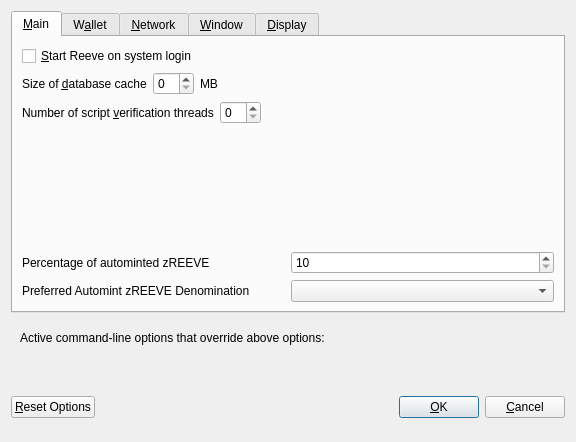
<?xml version="1.0" encoding="UTF-8"?>
<ui version="4.0">
 <class>OptionsDialog</class>
 <widget class="QDialog" name="OptionsDialog">
  <property name="geometry">
   <rect>
    <x>0</x>
    <y>0</y>
    <width>576</width>
    <height>442</height>
   </rect>
  </property>
  <property name="windowTitle">
   <string>Options</string>
  </property>
  <property name="modal">
   <bool>true</bool>
  </property>
  <layout class="QVBoxLayout" name="verticalLayout">
   <item>
    <widget class="QTabWidget" name="tabWidget">
     <property name="currentIndex">
      <number>0</number>
     </property>
     <widget class="QWidget" name="tabMain">
      <attribute name="title">
       <string>&amp;Main</string>
      </attribute>
      <layout class="QVBoxLayout" name="verticalLayout_Main">
       <item>
        <widget class="QCheckBox" name="bitcoinAtStartup">
         <property name="toolTip">
          <string>Automatically start Reeve after logging in to the system.</string>
         </property>
         <property name="text">
          <string>&amp;Start Reeve on system login</string>
         </property>
        </widget>
       </item>
       <item>
        <layout class="QHBoxLayout" name="horizontalLayout_2_Main">
         <item>
          <widget class="QLabel" name="databaseCacheLabel">
           <property name="text">
            <string>Size of &amp;database cache</string>
           </property>
           <property name="textFormat">
            <enum>Qt::PlainText</enum>
           </property>
           <property name="buddy">
            <cstring>databaseCache</cstring>
           </property>
          </widget>
         </item>
         <item>
          <widget class="QSpinBox" name="databaseCache"/>
         </item>
         <item>
          <widget class="QLabel" name="databaseCacheUnitLabel">
           <property name="text">
            <string>MB</string>
           </property>
           <property name="textFormat">
            <enum>Qt::PlainText</enum>
           </property>
          </widget>
         </item>
         <item>
          <spacer name="horizontalSpacer_2_Main">
           <property name="orientation">
            <enum>Qt::Horizontal</enum>
           </property>
           <property name="sizeHint" stdset="0">
            <size>
             <width>40</width>
             <height>20</height>
            </size>
           </property>
          </spacer>
         </item>
        </layout>
       </item>
       <item>
        <layout class="QHBoxLayout" name="horizontalLayout_3_Main">
         <item>
          <widget class="QLabel" name="threadsScriptVerifLabel">
           <property name="text">
            <string>Number of script &amp;verification threads</string>
           </property>
           <property name="textFormat">
            <enum>Qt::PlainText</enum>
           </property>
           <property name="buddy">
            <cstring>threadsScriptVerif</cstring>
           </property>
          </widget>
         </item>
         <item>
          <widget class="QSpinBox" name="threadsScriptVerif">
           <property name="toolTip">
            <string>(0 = auto, &lt;0 = leave that many cores free)</string>
           </property>
          </widget>
         </item>
         <item>
          <spacer name="horizontalSpacer_3_Main">
           <property name="orientation">
            <enum>Qt::Horizontal</enum>
           </property>
           <property name="sizeHint" stdset="0">
            <size>
             <width>40</width>
             <height>20</height>
            </size>
           </property>
          </spacer>
         </item>
        </layout>
       </item>
       <item>
        <spacer name="verticalSpacer_2">
         <property name="orientation">
          <enum>Qt::Vertical</enum>
         </property>
         <property name="sizeHint" stdset="0">
          <size>
           <width>20</width>
           <height>40</height>
          </size>
         </property>
        </spacer>
       </item>
       <item>
        <layout class="QHBoxLayout" name="horizontalLayout_3">
         <item>
          <widget class="QLabel" name="percentage_label">
           <property name="toolTip">
            <string>Percentage of incoming REEVE which get automatically converted to zREEVE via Zerocoin Protocol (min: 10%)</string>
           </property>
           <property name="text">
            <string>Percentage of autominted zREEVE</string>
           </property>
          </widget>
         </item>
         <item>
          <widget class="QSpinBox" name="zeromintPercentage">
           <property name="minimum">
            <number>10</number>
           </property>
           <property name="maximum">
            <number>100</number>
           </property>
          </widget>
         </item>
        </layout>
       </item>
       <item>
        <layout class="QHBoxLayout" name="horizontalLayout" stretch="0,0">
         <property name="sizeConstraint">
          <enum>QLayout::SetFixedSize</enum>
         </property>
         <item>
          <widget class="QLabel" name="labelPreferredDenom">
           <property name="maximumSize">
            <size>
             <width>16777215</width>
             <height>16777215</height>
            </size>
           </property>
           <property name="toolTip">
            <string>Wait with automatic conversion to Zerocoin until enough REEVE for this denomination is available</string>
           </property>
           <property name="text">
            <string>Preferred Automint zREEVE Denomination</string>
           </property>
          </widget>
         </item>
         <item>
          <widget class="QComboBox" name="preferredDenom">
           <property name="maximumSize">
            <size>
             <width>16777215</width>
             <height>27</height>
            </size>
           </property>
           <property name="toolTip">
            <string>Wait with automatic conversion to Zerocoin until enough REEVE for this denomination is available</string>
           </property>
           <property name="maxVisibleItems">
            <number>9</number>
           </property>
           <property name="maxCount">
            <number>9</number>
           </property>
          </widget>
         </item>
        </layout>
       </item>
      </layout>
     </widget>
     <widget class="QWidget" name="tabWallet">
      <attribute name="title">
       <string>W&amp;allet</string>
      </attribute>
      <layout class="QVBoxLayout" name="verticalLayout_Wallet">
       <item>
        <widget class="QGroupBox" name="groupBox">
         <property name="title">
          <string>Expert</string>
         </property>
         <layout class="QVBoxLayout" name="verticalLayout_2">
          <item>
           <widget class="QCheckBox" name="coinControlFeatures">
            <property name="toolTip">
             <string>Whether to show coin control features or not.</string>
            </property>
            <property name="text">
             <string>Enable coin &amp;control features</string>
            </property>
           </widget>
          </item>
          <item>
           <widget class="QCheckBox" name="showMasternodesTab">
            <property name="toolTip">
             <string>Show additional tab listing all your masternodes in first sub-tab&lt;br/&gt;and all masternodes on the network in second sub-tab.</string>
            </property>
            <property name="text">
             <string>Show Masternodes Tab</string>
            </property>
           </widget>
          </item>
          <item>
           <widget class="QCheckBox" name="spendZeroConfChange">
            <property name="toolTip">
             <string>If you disable the spending of unconfirmed change, the change from a transaction&lt;br/&gt;cannot be used until that transaction has at least one confirmation.&lt;br/&gt;This also affects how your balance is computed.</string>
            </property>
            <property name="text">
             <string>&amp;Spend unconfirmed change</string>
            </property>
           </widget>
          </item>
         </layout>
        </widget>
       </item>
       <item>
        <spacer name="verticalSpacer_Wallet">
         <property name="orientation">
          <enum>Qt::Vertical</enum>
         </property>
         <property name="sizeHint" stdset="0">
          <size>
           <width>20</width>
           <height>40</height>
          </size>
         </property>
        </spacer>
       </item>
      </layout>
     </widget>
     <widget class="QWidget" name="tabNetwork">
      <attribute name="title">
       <string>&amp;Network</string>
      </attribute>
      <layout class="QVBoxLayout" name="verticalLayout_Network">
       <item>
        <widget class="QCheckBox" name="mapPortUpnp">
         <property name="toolTip">
          <string>Automatically open the Reeve client port on the router. This only works when your router supports UPnP and it is enabled.</string>
         </property>
         <property name="text">
          <string>Map port using &amp;UPnP</string>
         </property>
        </widget>
       </item>
       <item>
        <widget class="QCheckBox" name="allowIncoming">
         <property name="toolTip">
          <string>Accept connections from outside</string>
         </property>
         <property name="text">
          <string>Allow incoming connections</string>
         </property>
        </widget>
       </item>
       <item>
        <widget class="QCheckBox" name="connectSocks">
         <property name="toolTip">
          <string>Connect to the Reeve network through a SOCKS5 proxy.</string>
         </property>
         <property name="text">
          <string>&amp;Connect through SOCKS5 proxy (default proxy):</string>
         </property>
        </widget>
       </item>
       <item>
        <layout class="QHBoxLayout" name="horizontalLayout_1_Network">
         <item>
          <widget class="QLabel" name="proxyIpLabel">
           <property name="text">
            <string>Proxy &amp;IP:</string>
           </property>
           <property name="textFormat">
            <enum>Qt::PlainText</enum>
           </property>
           <property name="buddy">
            <cstring>proxyIp</cstring>
           </property>
          </widget>
         </item>
         <item>
          <widget class="QValidatedLineEdit" name="proxyIp">
           <property name="minimumSize">
            <size>
             <width>140</width>
             <height>0</height>
            </size>
           </property>
           <property name="maximumSize">
            <size>
             <width>140</width>
             <height>16777215</height>
            </size>
           </property>
           <property name="toolTip">
            <string>IP address of the proxy (e.g. IPv4: 127.0.0.1 / IPv6: ::1)</string>
           </property>
          </widget>
         </item>
         <item>
          <widget class="QLabel" name="proxyPortLabel">
           <property name="text">
            <string>&amp;Port:</string>
           </property>
           <property name="textFormat">
            <enum>Qt::PlainText</enum>
           </property>
           <property name="buddy">
            <cstring>proxyPort</cstring>
           </property>
          </widget>
         </item>
         <item>
          <widget class="QLineEdit" name="proxyPort">
           <property name="minimumSize">
            <size>
             <width>55</width>
             <height>0</height>
            </size>
           </property>
           <property name="maximumSize">
            <size>
             <width>55</width>
             <height>16777215</height>
            </size>
           </property>
           <property name="toolTip">
            <string>Port of the proxy (e.g. 9050)</string>
           </property>
          </widget>
         </item>
         <item>
          <spacer name="horizontalSpacer_1_Network">
           <property name="orientation">
            <enum>Qt::Horizontal</enum>
           </property>
           <property name="sizeHint" stdset="0">
            <size>
             <width>40</width>
             <height>20</height>
            </size>
           </property>
          </spacer>
         </item>
        </layout>
       </item>
       <item>
        <spacer name="verticalSpacer_Network">
         <property name="orientation">
          <enum>Qt::Vertical</enum>
         </property>
         <property name="sizeHint" stdset="0">
          <size>
           <width>20</width>
           <height>40</height>
          </size>
         </property>
        </spacer>
       </item>
      </layout>
     </widget>
     <widget class="QWidget" name="tabWindow">
      <attribute name="title">
       <string>&amp;Window</string>
      </attribute>
      <layout class="QVBoxLayout" name="verticalLayout_Window">
       <item>
        <widget class="QCheckBox" name="minimizeToTray">
         <property name="toolTip">
          <string>Show only a tray icon after minimizing the window.</string>
         </property>
         <property name="text">
          <string>&amp;Minimize to the tray instead of the taskbar</string>
         </property>
        </widget>
       </item>
       <item>
        <widget class="QCheckBox" name="minimizeOnClose">
         <property name="toolTip">
          <string>Minimize instead of exit the application when the window is closed. When this option is enabled, the application will be closed only after selecting Quit in the menu.</string>
         </property>
         <property name="text">
          <string>M&amp;inimize on close</string>
         </property>
        </widget>
       </item>
       <item>
        <spacer name="verticalSpacer_Window">
         <property name="orientation">
          <enum>Qt::Vertical</enum>
         </property>
         <property name="sizeHint" stdset="0">
          <size>
           <width>20</width>
           <height>40</height>
          </size>
         </property>
        </spacer>
       </item>
      </layout>
     </widget>
     <widget class="QWidget" name="tabDisplay">
      <attribute name="title">
       <string>&amp;Display</string>
      </attribute>
      <layout class="QVBoxLayout" name="verticalLayout_Display">
       <item>
        <layout class="QHBoxLayout" name="horizontalLayout_1_Display">
         <item>
          <widget class="QLabel" name="langLabel">
           <property name="text">
            <string>User Interface &amp;language:</string>
           </property>
           <property name="textFormat">
            <enum>Qt::PlainText</enum>
           </property>
           <property name="buddy">
            <cstring>lang</cstring>
           </property>
          </widget>
         </item>
         <item>
          <widget class="QValueComboBox" name="lang">
           <property name="toolTip">
            <string>The user interface language can be set here. This setting will take effect after restarting Reeve.</string>
           </property>
          </widget>
         </item>
        </layout>
       </item>
       <item>
        <widget class="QLabel" name="label_3">
         <property name="toolTip">
          <string notr="true"/>
         </property>
         <property name="statusTip">
          <string notr="true"/>
         </property>
         <property name="whatsThis">
          <string notr="true"/>
         </property>
         <property name="accessibleName">
          <string notr="true"/>
         </property>
         <property name="text">
          <string>Language missing or translation incomplete? Help contributing translations here:
https://www.transifex.com/reeve-project/reeve-project-translations</string>
         </property>
         <property name="wordWrap">
          <bool>true</bool>
         </property>
         <property name="openExternalLinks">
          <bool>true</bool>
         </property>
         <property name="textInteractionFlags">
          <set>Qt::TextBrowserInteraction</set>
         </property>
        </widget>
       </item>
       <item>
        <layout class="QHBoxLayout" name="horizontalLayout_4_Display" stretch="0,0">
         <item>
          <widget class="QLabel" name="themeLabel">
           <property name="text">
            <string>User Interface Theme:</string>
           </property>
          </widget>
         </item>
         <item>
          <widget class="QValueComboBox" name="theme"/>
         </item>
        </layout>
       </item>
       <item>
        <widget class="Line" name="line">
         <property name="orientation">
          <enum>Qt::Horizontal</enum>
         </property>
        </widget>
       </item>
       <item>
        <layout class="QHBoxLayout" name="horizontalLayout_2_Display">
         <item>
          <widget class="QLabel" name="unitLabel">
           <property name="text">
            <string>&amp;Unit to show amounts in:</string>
           </property>
           <property name="textFormat">
            <enum>Qt::PlainText</enum>
           </property>
           <property name="buddy">
            <cstring>unit</cstring>
           </property>
          </widget>
         </item>
         <item>
          <widget class="QValueComboBox" name="unit">
           <property name="toolTip">
            <string>Choose the default subdivision unit to show in the interface and when sending coins.</string>
           </property>
          </widget>
         </item>
        </layout>
       </item>
       <item>
        <layout class="QHBoxLayout" name="horizontalLayout_5_Display">
         <item>
          <widget class="QLabel" name="digitsLabel">
           <property name="text">
            <string>Decimal digits</string>
           </property>
          </widget>
         </item>
         <item>
          <widget class="QValueComboBox" name="digits"/>
         </item>
        </layout>
       </item>
       <item>
        <layout class="QHBoxLayout" name="horizontalLayout_3_Display">
         <item>
          <widget class="QLabel" name="thirdPartyTxUrlsLabel">
           <property name="toolTip">
            <string>Third party URLs (e.g. a block explorer) that appear in the transactions tab as context menu items. %s in the URL is replaced by transaction hash. Multiple URLs are separated by vertical bar |.</string>
           </property>
           <property name="text">
            <string>Third party transaction URLs</string>
           </property>
           <property name="buddy">
            <cstring>thirdPartyTxUrls</cstring>
           </property>
          </widget>
         </item>
         <item>
          <widget class="QLineEdit" name="thirdPartyTxUrls">
           <property name="toolTip">
            <string>Third party URLs (e.g. a block explorer) that appear in the transactions tab as context menu items. %s in the URL is replaced by transaction hash. Multiple URLs are separated by vertical bar |.</string>
           </property>
          </widget>
         </item>
        </layout>
       </item>
       <item>
        <spacer name="verticalSpacer">
         <property name="orientation">
          <enum>Qt::Vertical</enum>
         </property>
         <property name="sizeHint" stdset="0">
          <size>
           <width>20</width>
           <height>40</height>
          </size>
         </property>
        </spacer>
       </item>
      </layout>
     </widget>
    </widget>
   </item>
   <item>
    <widget class="QFrame" name="frame">
     <layout class="QVBoxLayout" name="verticalLayout_Bottom">
      <item>
       <layout class="QHBoxLayout" name="horizontalLayout_Bottom">
        <item>
         <widget class="QLabel" name="overriddenByCommandLineInfoLabel">
          <property name="text">
           <string>Active command-line options that override above options:</string>
          </property>
          <property name="textFormat">
           <enum>Qt::PlainText</enum>
          </property>
         </widget>
        </item>
        <item>
         <spacer name="horizontalSpacer_Bottom">
          <property name="orientation">
           <enum>Qt::Horizontal</enum>
          </property>
          <property name="sizeHint" stdset="0">
           <size>
            <width>40</width>
            <height>20</height>
           </size>
          </property>
         </spacer>
        </item>
       </layout>
      </item>
      <item>
       <widget class="QLabel" name="overriddenByCommandLineLabel">
        <property name="text">
         <string/>
        </property>
        <property name="textFormat">
         <enum>Qt::PlainText</enum>
        </property>
        <property name="wordWrap">
         <bool>true</bool>
        </property>
       </widget>
      </item>
     </layout>
    </widget>
   </item>
   <item>
    <layout class="QHBoxLayout" name="horizontalLayout_Buttons">
     <item>
      <widget class="QPushButton" name="resetButton">
       <property name="toolTip">
        <string>Reset all client options to default.</string>
       </property>
       <property name="text">
        <string>&amp;Reset Options</string>
       </property>
       <property name="autoDefault">
        <bool>false</bool>
       </property>
      </widget>
     </item>
     <item>
      <spacer name="horizontalSpacer_1">
       <property name="orientation">
        <enum>Qt::Horizontal</enum>
       </property>
       <property name="sizeHint" stdset="0">
        <size>
         <width>40</width>
         <height>48</height>
        </size>
       </property>
      </spacer>
     </item>
     <item>
      <widget class="QLabel" name="statusLabel">
       <property name="minimumSize">
        <size>
         <width>200</width>
         <height>0</height>
        </size>
       </property>
       <property name="font">
        <font>
         <weight>75</weight>
         <bold>true</bold>
        </font>
       </property>
       <property name="text">
        <string/>
       </property>
       <property name="textFormat">
        <enum>Qt::PlainText</enum>
       </property>
       <property name="wordWrap">
        <bool>true</bool>
       </property>
      </widget>
     </item>
     <item>
      <spacer name="horizontalSpacer_2">
       <property name="orientation">
        <enum>Qt::Horizontal</enum>
       </property>
       <property name="sizeHint" stdset="0">
        <size>
         <width>40</width>
         <height>48</height>
        </size>
       </property>
      </spacer>
     </item>
     <item>
      <widget class="QPushButton" name="okButton">
       <property name="text">
        <string>&amp;OK</string>
       </property>
       <property name="autoDefault">
        <bool>false</bool>
       </property>
       <property name="default">
        <bool>true</bool>
       </property>
      </widget>
     </item>
     <item>
      <widget class="QPushButton" name="cancelButton">
       <property name="text">
        <string>&amp;Cancel</string>
       </property>
       <property name="autoDefault">
        <bool>false</bool>
       </property>
      </widget>
     </item>
    </layout>
   </item>
  </layout>
 </widget>
 <customwidgets>
  <customwidget>
   <class>QValidatedLineEdit</class>
   <extends>QLineEdit</extends>
   <header>qvalidatedlineedit.h</header>
  </customwidget>
  <customwidget>
   <class>QValueComboBox</class>
   <extends>QComboBox</extends>
   <header>qvaluecombobox.h</header>
  </customwidget>
 </customwidgets>
 <resources/>
 <connections/>
</ui>
